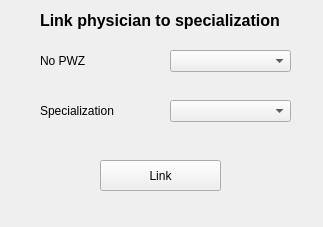
<?xml version="1.0" encoding="UTF-8"?>
<ui version="4.0">
 <class>LinkPhysician</class>
 <widget class="QWidget" name="LinkPhysician">
  <property name="geometry">
   <rect>
    <x>0</x>
    <y>0</y>
    <width>323</width>
    <height>227</height>
   </rect>
  </property>
  <property name="windowTitle">
   <string>Form</string>
  </property>
  <widget class="QPushButton" name="push_button_link">
   <property name="geometry">
    <rect>
     <x>100</x>
     <y>160</y>
     <width>121</width>
     <height>31</height>
    </rect>
   </property>
   <property name="text">
    <string>Link</string>
   </property>
  </widget>
  <widget class="QLabel" name="label_no_pwz">
   <property name="geometry">
    <rect>
     <x>40</x>
     <y>50</y>
     <width>91</width>
     <height>21</height>
    </rect>
   </property>
   <property name="font">
    <font>
     <pointsize>9</pointsize>
    </font>
   </property>
   <property name="text">
    <string>No PWZ</string>
   </property>
  </widget>
  <widget class="QLabel" name="label_header">
   <property name="geometry">
    <rect>
     <x>40</x>
     <y>10</y>
     <width>261</width>
     <height>20</height>
    </rect>
   </property>
   <property name="font">
    <font>
     <pointsize>12</pointsize>
     <weight>75</weight>
     <bold>true</bold>
     <underline>false</underline>
    </font>
   </property>
   <property name="text">
    <string>Link physician to specialization</string>
   </property>
  </widget>
  <widget class="QComboBox" name="combo_box_no_pwz">
   <property name="geometry">
    <rect>
     <x>170</x>
     <y>50</y>
     <width>121</width>
     <height>22</height>
    </rect>
   </property>
  </widget>
  <widget class="QLabel" name="label_specialization">
   <property name="geometry">
    <rect>
     <x>40</x>
     <y>100</y>
     <width>91</width>
     <height>21</height>
    </rect>
   </property>
   <property name="font">
    <font>
     <pointsize>9</pointsize>
    </font>
   </property>
   <property name="text">
    <string>Specialization</string>
   </property>
  </widget>
  <widget class="QComboBox" name="combo_box_specialization">
   <property name="geometry">
    <rect>
     <x>170</x>
     <y>100</y>
     <width>121</width>
     <height>22</height>
    </rect>
   </property>
  </widget>
 </widget>
 <resources/>
 <connections/>
</ui>
